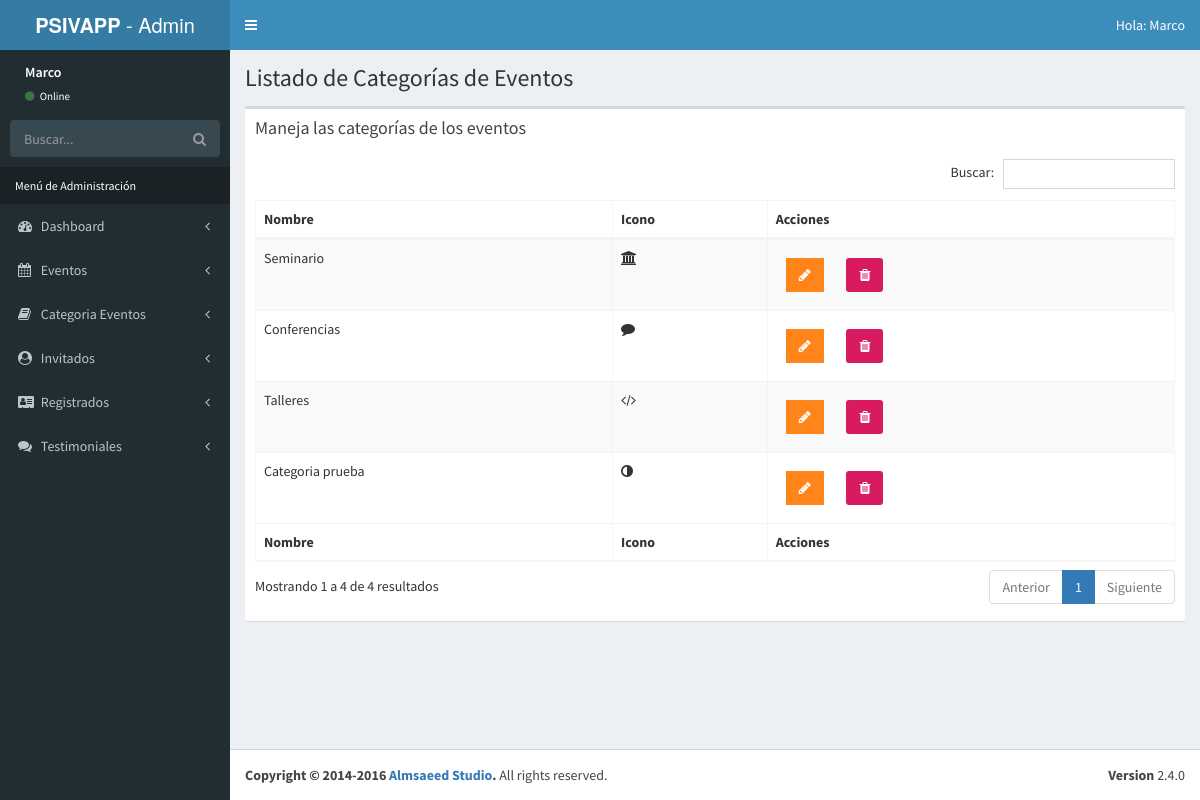
/admin/lista-categorias.php (signed in), run on the app's committed database.
### tables this page shows
CREATE TABLE `categoria_evento` (
  `id_categoria` tinyint(10) NOT NULL AUTO_INCREMENT,
  `cat_evento` varchar(50) NOT NULL,
  `icono` varchar(15) NOT NULL,
  `editado` timestamp NOT NULL DEFAULT CURRENT_TIMESTAMP ON UPDATE CURRENT_TIMESTAMP,
  PRIMARY KEY (`id_categoria`)
);

### admin/lista-categorias.php (the view, shortened to what this page needs)
<?php
        include_once 'funciones/funciones.php';
        include_once 'templates/header.php';
        include_once 'templates/barra.php';
        include_once 'templates/navegacion.php';
?>
  <div class="content-wrapper">
    <section class="content-header">
          <h1>
            Listado de Categorías de Eventos
          </h1>
    </section>
    <section class="content">
      <div class="row">
        <div class="col-xs-12">
          <div class="box">
            <div class="box-header">
              <h3 class="box-title">Maneja las categorías de los eventos</h3>
            </div>
            <div class="box-body">
              <table id="registros" class="table table-bordered table-striped">
                <thead>
                <tr>
                  <th>Nombre</th>
                  <th>Icono</th>
                  <th>Acciones</th>
                </tr>
                </thead>
                <tbody>
                        <?php
                            try {
                                $sql = "SELECT * FROM categoria_evento";
                                $resultado = $conn->query($sql);
                            } catch (Exception $e) {
                                $error = $e->getMessage();
                                echo $error;
                            }
                            while($categoria = $resultado->fetch_assoc() ) { ?>
                                <tr>
                                    <td><?php echo $categoria['cat_evento']; ?></td>
                                    <td><i class="fa <?php echo $categoria['icono']; ?>"></i></td>
                                    <td>
                                        <a href="editar-categoria.php?id=<?php echo $categoria['id_categoria'] ?>" class="btn bg-orange btn-flat margin">
                                            <i class="fa fa-pencil"></i>
                                        </a>
                                        <a href="#" data-id="<?php echo $categoria['id_categoria']; ?>" data-tipo="categoria" class="btn bg-maroon bnt-flat margin borrar_registro">
                                            <i class="fa fa-trash"></i>
                                        </a>
                                    </td>
                                </tr>
                            <?php }  ?>
                </tbody>
                <tfoot>
                <tr>
                    <th>Nombre</th>
                    <th>Icono</th>
                    <th>Acciones</th>
                </tr>
                </tfoot>
              </table>
            </div>
          </div>
        </div>
      </div>
    </section>
  </div>
  <?php
          include_once 'templates/footer.php';
  ?>

### data on the page
categoria_evento: cat_evento "Seminario"
categoria_evento: cat_evento "Conferencias"
categoria_evento: cat_evento "Talleres"
categoria_evento: cat_evento "Categoria prueba"

### other printed values
$_SESSION['nombre'] "Marco"
